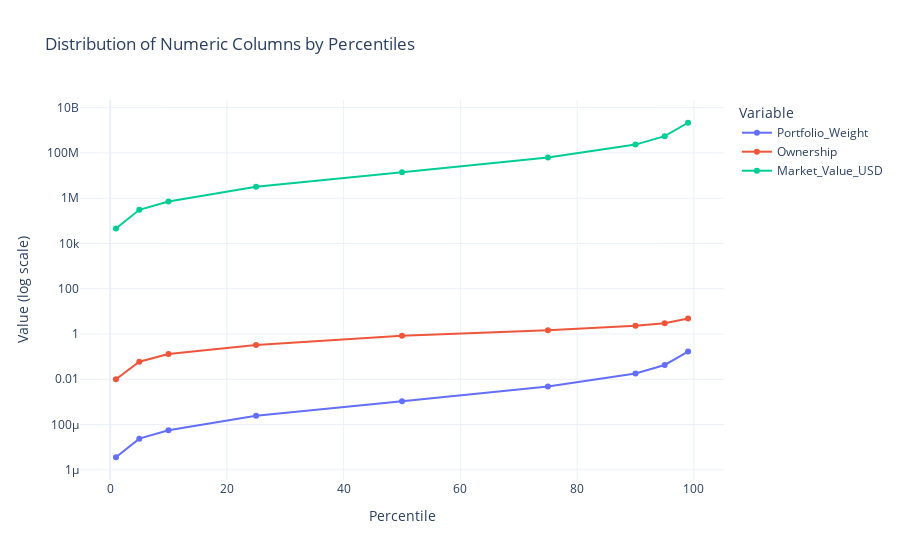

The code cell stored with this chart in its notebook:
### Code cell
import plotly.express as px

columns = ['Portfolio_Weight', 'Ownership', 'Market_Value_USD']
percentiles = [1, 5, 10, 25, 50, 75, 90, 95, 99]

# Dictionary to save percentile data
data = {col: [ml_df[col].quantile(p/100) for p in percentiles] for col in columns}

# Create DataFrame of percentiles
percentiles_df = pd.DataFrame(data, index=[f'{p}%' for p in percentiles])

# Reset index for converting percentiles into a column for easier plotting
percentiles_plot_df = percentiles_df.reset_index().rename(columns={'index': 'Percentile'})

#Converting the Percentile column to int (removing the %)
percentiles_plot_df['Percentile'] = percentiles_plot_df['Percentile'].str.rstrip('%').astype(int)

# Converting from wide to long format for plotly
percentiles_long = percentiles_plot_df.melt(id_vars='Percentile', 
                                            value_vars=columns, 
                                            var_name='Variable', 
                                            value_name='Value')

# Plotting
fig = px.line(percentiles_long, x='Percentile', y='Value', color='Variable', 
              markers=True, title='Distribution of Numeric Columns by Percentiles')

fig.update_layout(yaxis_type='log',  # Log para ver mejor los valores muy pequeños
                  xaxis_title='Percentile',
                  yaxis_title='Value (log scale)',
                  template='plotly_white')

fig.show()

### Figure 1 — Plotly figure (JSON) as saved in the notebook; plotly's stock layout.template omitted (floating-point values rounded to 4 significant figures)
{"data": [{"hovertemplate": "Variable=Portfolio_Weight<br>Percentile=%{x}<br>Value=%{y}<extra></extra>", "legendgroup": "Portfolio_Weight", "line": {"color": "#636efa", "dash": "solid"}, "marker": {"symbol": "circle"}, "mode": "lines+markers", "name": "Portfolio_Weight", "orientation": "v", "showlegend": true, "type": "scatter", "x": [1, 5, 10, 25, 50, 75, 90, 95, 99], "xaxis": "x", "y": [3.592e-06, 2.388e-05, 5.542e-05, 0.0002474, 0.001075, 0.004829, 0.01815, 0.04289, 0.1674], "yaxis": "y"}, {"hovertemplate": "Variable=Ownership<br>Percentile=%{x}<br>Value=%{y}<extra></extra>", "legendgroup": "Ownership", "line": {"color": "#EF553B", "dash": "solid"}, "marker": {"symbol": "circle"}, "mode": "lines+markers", "name": "Ownership", "orientation": "v", "showlegend": true, "type": "scatter", "x": [1, 5, 10, 25, 50, 75, 90, 95, 99], "xaxis": "x", "y": [0.01, 0.06, 0.13, 0.33, 0.83, 1.45, 2.34, 2.96, 4.87], "yaxis": "y"}, {"hovertemplate": "Variable=Market_Value_USD<br>Percentile=%{x}<br>Value=%{y}<extra></extra>", "legendgroup": "Market_Value_USD", "line": {"color": "#00cc96", "dash": "solid"}, "marker": {"symbol": "circle"}, "mode": "lines+markers", "name": "Market_Value_USD", "orientation": "v", "showlegend": true, "type": "scatter", "x": [1, 5, 10, 25, 50, 75, 90, 95, 99], "xaxis": "x", "y": [46182, 307070, 712600.0, 3180567, 13823283, 62089400, 233300000.0, 551500000.0, 2152000000.0], "yaxis": "y"}], "layout": {"legend": {"title": {"text": "Variable"}, "tracegroupgap": 0}, "title": {"text": "Distribution of Numeric Columns by Percentiles"}, "xaxis": {"anchor": "y", "domain": [0, 1], "title": {"text": "Percentile"}}, "yaxis": {"anchor": "x", "domain": [0, 1], "title": {"text": "Value (log scale)"}, "type": "log"}}}
